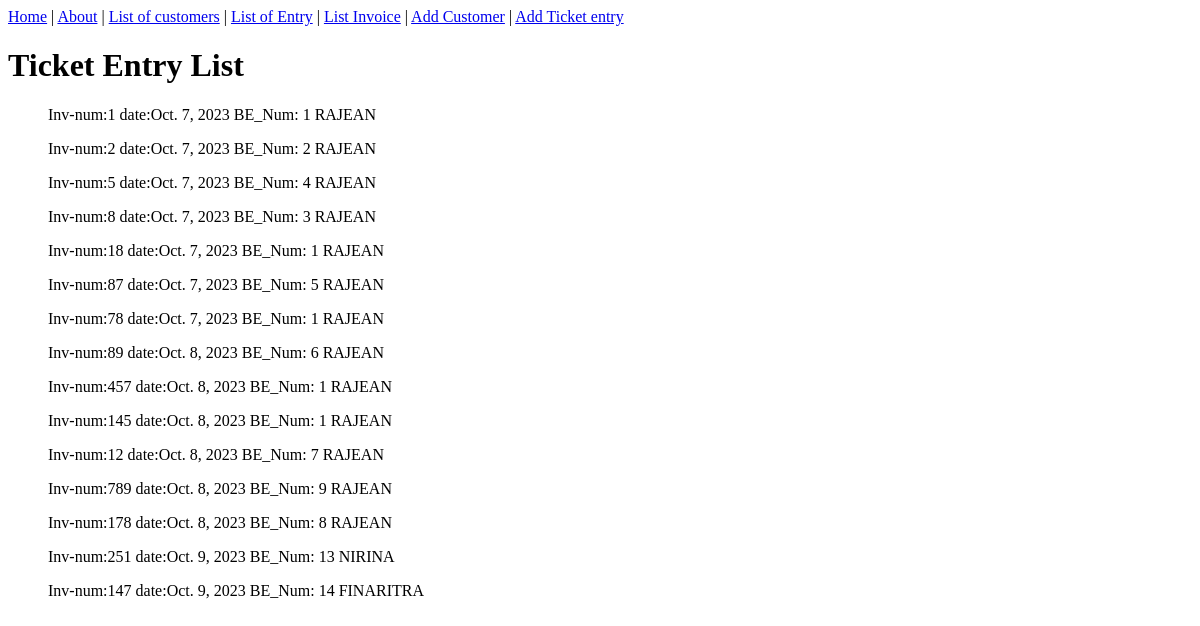
The page /entry/list_invoice/ on the database as committed earlier.
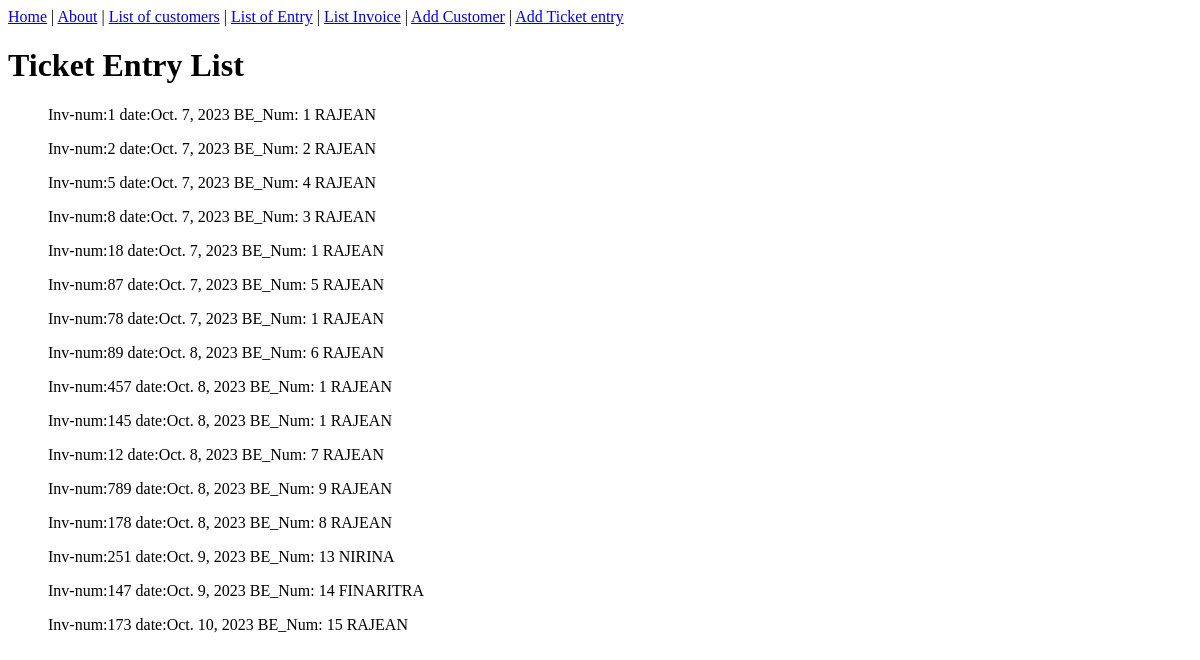
The same page on the database as committed later.
### entry/models.py (models this page shows, shortened)
class Invoice(models.Model):
    number = models.IntegerField(unique=True)
    date = models.DateField(default=datetime.date.today)
    be = models.OneToOneField(BE,on_delete=models.CASCADE)

class BE(models.Model):
    STATUS_CHOICES = [
    ('E', 'Entry'),
    ('B', 'Billed'),
    ('I', 'In progress'),
    ('C', 'Completed'),
    ('O','Out')
]
    date_entry = models.DateField(default=timezone.now)
    time_entry = models.TimeField(default=timezone.now)
    status = models.CharField(max_length=1,choices=STATUS_CHOICES,default='E')
    customers = models.ForeignKey(Customers,on_delete=models.CASCADE)

### customers/models.py (models this page shows, shortened)
class Customers(models.Model):
    name = models.CharField(max_length=200,unique=True)
    company = models.CharField(max_length=200,null=True,blank=True)
    contact = models.CharField(max_length=10,unique=True,null=True,blank=True)
    location = models.CharField(max_length=100,null=True,blank=True)

### entry/views.py (the view)
# urls.py: path('list_invoice/', InvoiceListView.as_view(),name='invoice-list'),
class InvoiceListView(ListView):
    model = Invoice
    template_name = 'entry/invoice_list.html'
    context_object_name = 'invoices'

### entry/templates/entry/invoice_list.html
{% extends 'customers/base.html' %}
{% block content %}
<h1>Ticket Entry List</h1>
<ul>
    {% for invoice in invoices %}
        <p>
        Inv-num:{{invoice.number}} date:{{invoice.date}} BE_Num: {{invoice.be.pk}}
            {{invoice.be.customers.name}}
    </p>
    {% endfor %}
</ul>
{% endblock content %}

Rows that differ between the two databases and show on the page:
added Invoice: number "173", date "Oct. 10, 2023", be.pk "15", be.customers.name "RAJEAN"
